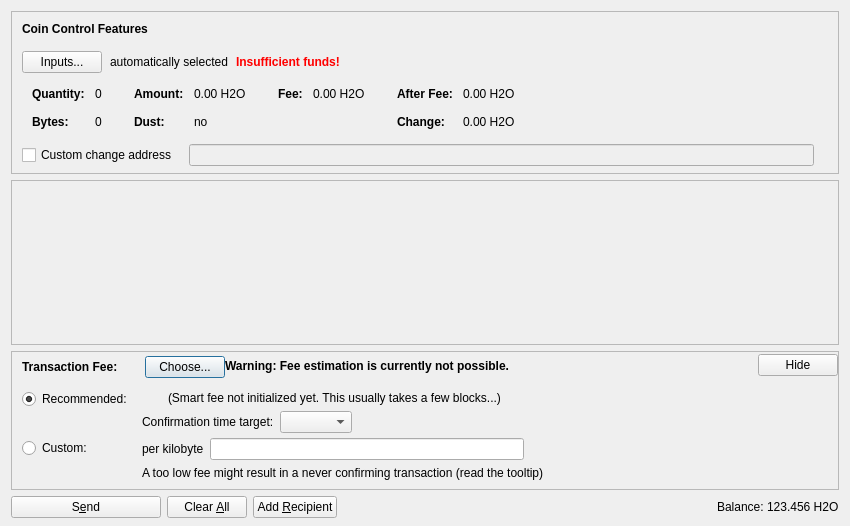
<?xml version="1.0" encoding="UTF-8"?>
<ui version="4.0">
 <class>SendCoinsDialog</class>
 <widget class="QDialog" name="SendCoinsDialog">
  <property name="geometry">
   <rect>
    <x>0</x>
    <y>0</y>
    <width>850</width>
    <height>526</height>
   </rect>
  </property>
  <property name="windowTitle">
   <string>Send Coins</string>
  </property>
  <layout class="QVBoxLayout" name="verticalLayout" stretch="0,1,0,0">
   <property name="bottomMargin">
    <number>8</number>
   </property>
   <item>
    <widget class="QFrame" name="frameCoinControl">
     <property name="sizePolicy">
      <sizepolicy hsizetype="Expanding" vsizetype="Expanding">
       <horstretch>0</horstretch>
       <verstretch>0</verstretch>
      </sizepolicy>
     </property>
     <property name="maximumSize">
      <size>
       <width>16777215</width>
       <height>16777215</height>
      </size>
     </property>
     <property name="frameShape">
      <enum>QFrame::StyledPanel</enum>
     </property>
     <property name="frameShadow">
      <enum>QFrame::Sunken</enum>
     </property>
     <layout class="QVBoxLayout" name="verticalLayoutCoinControl2">
      <property name="spacing">
       <number>0</number>
      </property>
      <property name="leftMargin">
       <number>0</number>
      </property>
      <property name="topMargin">
       <number>0</number>
      </property>
      <property name="rightMargin">
       <number>0</number>
      </property>
      <property name="bottomMargin">
       <number>6</number>
      </property>
      <item>
       <layout class="QVBoxLayout" name="verticalLayoutCoinControl" stretch="0,0,0,0,1">
        <property name="spacing">
         <number>0</number>
        </property>
        <property name="leftMargin">
         <number>10</number>
        </property>
        <property name="topMargin">
         <number>10</number>
        </property>
        <item>
         <layout class="QHBoxLayout" name="horizontalLayoutCoinControl1">
          <property name="bottomMargin">
           <number>15</number>
          </property>
          <item>
           <widget class="QLabel" name="labelCoinControlFeatures">
            <property name="sizePolicy">
             <sizepolicy hsizetype="Preferred" vsizetype="Maximum">
              <horstretch>0</horstretch>
              <verstretch>0</verstretch>
             </sizepolicy>
            </property>
            <property name="font">
             <font>
              <weight>75</weight>
              <bold>true</bold>
             </font>
            </property>
            <property name="styleSheet">
             <string notr="true">font-weight:bold;</string>
            </property>
            <property name="text">
             <string>Coin Control Features</string>
            </property>
           </widget>
          </item>
         </layout>
        </item>
        <item>
         <layout class="QHBoxLayout" name="horizontalLayoutCoinControl2" stretch="0,0,0,0">
          <property name="spacing">
           <number>8</number>
          </property>
          <property name="bottomMargin">
           <number>10</number>
          </property>
          <item>
           <widget class="QPushButton" name="pushButtonCoinControl">
            <property name="styleSheet">
             <string notr="true"/>
            </property>
            <property name="text">
             <string>Inputs...</string>
            </property>
            <property name="autoDefault">
             <bool>false</bool>
            </property>
           </widget>
          </item>
          <item>
           <widget class="QLabel" name="labelCoinControlAutomaticallySelected">
            <property name="text">
             <string>automatically selected</string>
            </property>
            <property name="margin">
             <number>5</number>
            </property>
           </widget>
          </item>
          <item>
           <widget class="QLabel" name="labelCoinControlInsuffFunds">
            <property name="font">
             <font>
              <weight>75</weight>
              <bold>true</bold>
             </font>
            </property>
            <property name="styleSheet">
             <string notr="true">color:red;font-weight:bold;</string>
            </property>
            <property name="text">
             <string>Insufficient funds!</string>
            </property>
            <property name="margin">
             <number>5</number>
            </property>
           </widget>
          </item>
          <item>
           <spacer name="horizontalSpacerCoinControl">
            <property name="orientation">
             <enum>Qt::Horizontal</enum>
            </property>
            <property name="sizeHint" stdset="0">
             <size>
              <width>40</width>
              <height>1</height>
             </size>
            </property>
           </spacer>
          </item>
         </layout>
        </item>
        <item>
         <widget class="QWidget" name="widgetCoinControl" native="true">
          <property name="sizePolicy">
           <sizepolicy hsizetype="Preferred" vsizetype="Preferred">
            <horstretch>0</horstretch>
            <verstretch>0</verstretch>
           </sizepolicy>
          </property>
          <property name="minimumSize">
           <size>
            <width>0</width>
            <height>0</height>
           </size>
          </property>
          <property name="styleSheet">
           <string notr="true"/>
          </property>
          <layout class="QHBoxLayout" name="horizontalLayoutCoinControl5">
           <property name="leftMargin">
            <number>0</number>
           </property>
           <property name="topMargin">
            <number>0</number>
           </property>
           <property name="rightMargin">
            <number>0</number>
           </property>
           <property name="bottomMargin">
            <number>0</number>
           </property>
           <item>
            <layout class="QHBoxLayout" name="horizontalLayoutCoinControl3" stretch="0,0,0,1">
             <property name="spacing">
              <number>20</number>
             </property>
             <property name="topMargin">
              <number>0</number>
             </property>
             <property name="bottomMargin">
              <number>10</number>
             </property>
             <item>
              <layout class="QFormLayout" name="formLayoutCoinControl1">
               <property name="horizontalSpacing">
                <number>10</number>
               </property>
               <property name="verticalSpacing">
                <number>14</number>
               </property>
               <property name="leftMargin">
                <number>10</number>
               </property>
               <property name="topMargin">
                <number>4</number>
               </property>
               <property name="rightMargin">
                <number>6</number>
               </property>
               <item row="0" column="0">
                <widget class="QLabel" name="labelCoinControlQuantityText">
                 <property name="font">
                  <font>
                   <weight>75</weight>
                   <bold>true</bold>
                  </font>
                 </property>
                 <property name="text">
                  <string>Quantity:</string>
                 </property>
                 <property name="margin">
                  <number>0</number>
                 </property>
                </widget>
               </item>
               <item row="0" column="1">
                <widget class="QLabel" name="labelCoinControlQuantity">
                 <property name="cursor">
                  <cursorShape>IBeamCursor</cursorShape>
                 </property>
                 <property name="contextMenuPolicy">
                  <enum>Qt::ActionsContextMenu</enum>
                 </property>
                 <property name="text">
                  <string notr="true">0</string>
                 </property>
                 <property name="margin">
                  <number>0</number>
                 </property>
                 <property name="textInteractionFlags">
                  <set>Qt::LinksAccessibleByMouse|Qt::TextSelectableByKeyboard|Qt::TextSelectableByMouse</set>
                 </property>
                </widget>
               </item>
               <item row="1" column="0">
                <widget class="QLabel" name="labelCoinControlBytesText">
                 <property name="font">
                  <font>
                   <weight>75</weight>
                   <bold>true</bold>
                  </font>
                 </property>
                 <property name="text">
                  <string>Bytes:</string>
                 </property>
                </widget>
               </item>
               <item row="1" column="1">
                <widget class="QLabel" name="labelCoinControlBytes">
                 <property name="cursor">
                  <cursorShape>IBeamCursor</cursorShape>
                 </property>
                 <property name="contextMenuPolicy">
                  <enum>Qt::ActionsContextMenu</enum>
                 </property>
                 <property name="text">
                  <string notr="true">0</string>
                 </property>
                 <property name="textInteractionFlags">
                  <set>Qt::LinksAccessibleByMouse|Qt::TextSelectableByKeyboard|Qt::TextSelectableByMouse</set>
                 </property>
                </widget>
               </item>
              </layout>
             </item>
             <item>
              <layout class="QFormLayout" name="formLayoutCoinControl2">
               <property name="horizontalSpacing">
                <number>10</number>
               </property>
               <property name="verticalSpacing">
                <number>14</number>
               </property>
               <property name="leftMargin">
                <number>6</number>
               </property>
               <property name="topMargin">
                <number>4</number>
               </property>
               <property name="rightMargin">
                <number>6</number>
               </property>
               <item row="0" column="0">
                <widget class="QLabel" name="labelCoinControlAmountText">
                 <property name="font">
                  <font>
                   <weight>75</weight>
                   <bold>true</bold>
                  </font>
                 </property>
                 <property name="text">
                  <string>Amount:</string>
                 </property>
                 <property name="margin">
                  <number>0</number>
                 </property>
                </widget>
               </item>
               <item row="0" column="1">
                <widget class="QLabel" name="labelCoinControlAmount">
                 <property name="cursor">
                  <cursorShape>IBeamCursor</cursorShape>
                 </property>
                 <property name="contextMenuPolicy">
                  <enum>Qt::ActionsContextMenu</enum>
                 </property>
                 <property name="text">
                  <string notr="true">0.00 H2O</string>
                 </property>
                 <property name="textInteractionFlags">
                  <set>Qt::LinksAccessibleByMouse|Qt::TextSelectableByKeyboard|Qt::TextSelectableByMouse</set>
                 </property>
                </widget>
               </item>
               <item row="1" column="0">
                <widget class="QLabel" name="labelCoinControlLowOutputText">
                 <property name="font">
                  <font>
                   <weight>75</weight>
                   <bold>true</bold>
                  </font>
                 </property>
                 <property name="text">
                  <string>Dust:</string>
                 </property>
                </widget>
               </item>
               <item row="1" column="1">
                <widget class="QLabel" name="labelCoinControlLowOutput">
                 <property name="cursor">
                  <cursorShape>IBeamCursor</cursorShape>
                 </property>
                 <property name="contextMenuPolicy">
                  <enum>Qt::ActionsContextMenu</enum>
                 </property>
                 <property name="text">
                  <string notr="true">no</string>
                 </property>
                 <property name="textInteractionFlags">
                  <set>Qt::LinksAccessibleByMouse|Qt::TextSelectableByKeyboard|Qt::TextSelectableByMouse</set>
                 </property>
                </widget>
               </item>
              </layout>
             </item>
             <item>
              <layout class="QFormLayout" name="formLayoutCoinControl3">
               <property name="horizontalSpacing">
                <number>10</number>
               </property>
               <property name="verticalSpacing">
                <number>14</number>
               </property>
               <property name="leftMargin">
                <number>6</number>
               </property>
               <property name="topMargin">
                <number>4</number>
               </property>
               <property name="rightMargin">
                <number>6</number>
               </property>
               <item row="0" column="0">
                <widget class="QLabel" name="labelCoinControlFeeText">
                 <property name="font">
                  <font>
                   <weight>75</weight>
                   <bold>true</bold>
                  </font>
                 </property>
                 <property name="text">
                  <string>Fee:</string>
                 </property>
                 <property name="margin">
                  <number>0</number>
                 </property>
                </widget>
               </item>
               <item row="0" column="1">
                <widget class="QLabel" name="labelCoinControlFee">
                 <property name="cursor">
                  <cursorShape>IBeamCursor</cursorShape>
                 </property>
                 <property name="contextMenuPolicy">
                  <enum>Qt::ActionsContextMenu</enum>
                 </property>
                 <property name="text">
                  <string notr="true">0.00 H2O</string>
                 </property>
                 <property name="textInteractionFlags">
                  <set>Qt::LinksAccessibleByMouse|Qt::TextSelectableByKeyboard|Qt::TextSelectableByMouse</set>
                 </property>
                </widget>
               </item>
              </layout>
             </item>
             <item>
              <layout class="QFormLayout" name="formLayoutCoinControl4">
               <property name="horizontalSpacing">
                <number>10</number>
               </property>
               <property name="verticalSpacing">
                <number>14</number>
               </property>
               <property name="leftMargin">
                <number>6</number>
               </property>
               <property name="topMargin">
                <number>4</number>
               </property>
               <property name="rightMargin">
                <number>6</number>
               </property>
               <item row="0" column="0">
                <widget class="QLabel" name="labelCoinControlAfterFeeText">
                 <property name="font">
                  <font>
                   <weight>75</weight>
                   <bold>true</bold>
                  </font>
                 </property>
                 <property name="text">
                  <string>After Fee:</string>
                 </property>
                 <property name="margin">
                  <number>0</number>
                 </property>
                </widget>
               </item>
               <item row="0" column="1">
                <widget class="QLabel" name="labelCoinControlAfterFee">
                 <property name="cursor">
                  <cursorShape>IBeamCursor</cursorShape>
                 </property>
                 <property name="contextMenuPolicy">
                  <enum>Qt::ActionsContextMenu</enum>
                 </property>
                 <property name="text">
                  <string notr="true">0.00 H2O</string>
                 </property>
                 <property name="textInteractionFlags">
                  <set>Qt::LinksAccessibleByMouse|Qt::TextSelectableByKeyboard|Qt::TextSelectableByMouse</set>
                 </property>
                </widget>
               </item>
               <item row="1" column="0">
                <widget class="QLabel" name="labelCoinControlChangeText">
                 <property name="font">
                  <font>
                   <weight>75</weight>
                   <bold>true</bold>
                  </font>
                 </property>
                 <property name="text">
                  <string>Change:</string>
                 </property>
                </widget>
               </item>
               <item row="1" column="1">
                <widget class="QLabel" name="labelCoinControlChange">
                 <property name="cursor">
                  <cursorShape>IBeamCursor</cursorShape>
                 </property>
                 <property name="contextMenuPolicy">
                  <enum>Qt::ActionsContextMenu</enum>
                 </property>
                 <property name="text">
                  <string notr="true">0.00 H2O</string>
                 </property>
                 <property name="textInteractionFlags">
                  <set>Qt::LinksAccessibleByMouse|Qt::TextSelectableByKeyboard|Qt::TextSelectableByMouse</set>
                 </property>
                </widget>
               </item>
              </layout>
             </item>
            </layout>
           </item>
          </layout>
         </widget>
        </item>
        <item>
         <layout class="QHBoxLayout" name="horizontalLayoutCoinControl4" stretch="0,0,0">
          <property name="spacing">
           <number>12</number>
          </property>
          <property name="sizeConstraint">
           <enum>QLayout::SetDefaultConstraint</enum>
          </property>
          <property name="topMargin">
           <number>5</number>
          </property>
          <property name="rightMargin">
           <number>5</number>
          </property>
          <item>
           <widget class="QCheckBox" name="checkBoxCoinControlChange">
            <property name="toolTip">
             <string>If this is activated, but the change address is empty or invalid, change will be sent to a newly generated address.</string>
            </property>
            <property name="text">
             <string>Custom change address</string>
            </property>
           </widget>
          </item>
          <item>
           <widget class="QValidatedLineEdit" name="lineEditCoinControlChange">
            <property name="enabled">
             <bool>false</bool>
            </property>
            <property name="sizePolicy">
             <sizepolicy hsizetype="Expanding" vsizetype="Fixed">
              <horstretch>0</horstretch>
              <verstretch>0</verstretch>
             </sizepolicy>
            </property>
           </widget>
          </item>
          <item>
           <widget class="QLabel" name="labelCoinControlChangeLabel">
            <property name="sizePolicy">
             <sizepolicy hsizetype="Preferred" vsizetype="Expanding">
              <horstretch>0</horstretch>
              <verstretch>0</verstretch>
             </sizepolicy>
            </property>
            <property name="minimumSize">
             <size>
              <width>0</width>
              <height>0</height>
             </size>
            </property>
            <property name="text">
             <string/>
            </property>
            <property name="margin">
             <number>3</number>
            </property>
           </widget>
          </item>
         </layout>
        </item>
        <item>
         <spacer name="verticalSpacerCoinControl">
          <property name="orientation">
           <enum>Qt::Vertical</enum>
          </property>
          <property name="sizeHint" stdset="0">
           <size>
            <width>800</width>
            <height>1</height>
           </size>
          </property>
         </spacer>
        </item>
       </layout>
      </item>
     </layout>
    </widget>
   </item>
   <item>
    <widget class="QScrollArea" name="scrollArea">
     <property name="widgetResizable">
      <bool>true</bool>
     </property>
     <widget class="QWidget" name="scrollAreaWidgetContents">
      <property name="geometry">
       <rect>
        <x>0</x>
        <y>0</y>
        <width>830</width>
        <height>104</height>
       </rect>
      </property>
      <layout class="QVBoxLayout" name="verticalLayout_2" stretch="0,1">
       <property name="leftMargin">
        <number>0</number>
       </property>
       <property name="topMargin">
        <number>0</number>
       </property>
       <property name="rightMargin">
        <number>0</number>
       </property>
       <property name="bottomMargin">
        <number>0</number>
       </property>
       <item>
        <layout class="QVBoxLayout" name="entries">
         <property name="spacing">
          <number>6</number>
         </property>
        </layout>
       </item>
       <item>
        <spacer name="verticalSpacer">
         <property name="orientation">
          <enum>Qt::Vertical</enum>
         </property>
         <property name="sizeHint" stdset="0">
          <size>
           <width>20</width>
           <height>40</height>
          </size>
         </property>
        </spacer>
       </item>
      </layout>
     </widget>
    </widget>
   </item>
   <item>
    <widget class="QFrame" name="frameFee">
     <property name="sizePolicy">
      <sizepolicy hsizetype="Expanding" vsizetype="Expanding">
       <horstretch>0</horstretch>
       <verstretch>0</verstretch>
      </sizepolicy>
     </property>
     <property name="maximumSize">
      <size>
       <width>16777215</width>
       <height>16777215</height>
      </size>
     </property>
     <property name="frameShape">
      <enum>QFrame::StyledPanel</enum>
     </property>
     <property name="frameShadow">
      <enum>QFrame::Sunken</enum>
     </property>
     <layout class="QVBoxLayout" name="verticalLayoutFee1">
      <property name="spacing">
       <number>0</number>
      </property>
      <property name="leftMargin">
       <number>0</number>
      </property>
      <property name="topMargin">
       <number>0</number>
      </property>
      <property name="rightMargin">
       <number>0</number>
      </property>
      <property name="bottomMargin">
       <number>0</number>
      </property>
      <item>
       <layout class="QVBoxLayout" name="verticalLayoutFee2" stretch="0,0,0">
        <property name="spacing">
         <number>0</number>
        </property>
        <property name="leftMargin">
         <number>10</number>
        </property>
        <property name="topMargin">
         <number>0</number>
        </property>
        <item>
         <layout class="QHBoxLayout" name="horizontalLayoutFee1">
          <property name="bottomMargin">
           <number>0</number>
          </property>
          <item>
           <layout class="QVBoxLayout" name="verticalLayoutFee7">
            <property name="spacing">
             <number>0</number>
            </property>
            <item>
             <spacer name="verticalSpacerSmartFee">
              <property name="orientation">
               <enum>Qt::Vertical</enum>
              </property>
              <property name="sizeType">
               <enum>QSizePolicy::Fixed</enum>
              </property>
              <property name="sizeHint" stdset="0">
               <size>
                <width>1</width>
                <height>4</height>
               </size>
              </property>
             </spacer>
            </item>
            <item>
             <layout class="QHBoxLayout" name="horizontalLayoutSmartFee">
              <property name="spacing">
               <number>10</number>
              </property>
              <item>
               <widget class="QLabel" name="labelFeeHeadline">
                <property name="sizePolicy">
                 <sizepolicy hsizetype="Preferred" vsizetype="Maximum">
                  <horstretch>0</horstretch>
                  <verstretch>0</verstretch>
                 </sizepolicy>
                </property>
                <property name="font">
                 <font>
                  <weight>75</weight>
                  <bold>true</bold>
                 </font>
                </property>
                <property name="styleSheet">
                 <string notr="true">font-weight:bold;</string>
                </property>
                <property name="text">
                 <string>Transaction Fee:</string>
                </property>
               </widget>
              </item>
              <item>
               <widget class="QLabel" name="labelFeeMinimized">
                <property name="text">
                 <string/>
                </property>
               </widget>
              </item>
              <item>
               <widget class="QPushButton" name="buttonChooseFee">
                <property name="text">
                 <string>Choose...</string>
                </property>
               </widget>
              </item>
             </layout>
            </item>
            <item>
             <spacer name="verticalSpacer_5">
              <property name="orientation">
               <enum>Qt::Vertical</enum>
              </property>
              <property name="sizeHint" stdset="0">
               <size>
                <width>1</width>
                <height>1</height>
               </size>
              </property>
             </spacer>
            </item>
           </layout>
          </item>
          <item>
           <widget class="QLabel" name="fallbackFeeWarningLabel">
            <property name="toolTip">
             <string>Using the fallbackfee can result in sending a transaction that will take several hours or days (or never) to confirm. Consider choosing your fee manually or wait until you have validated the complete chain.</string>
            </property>
            <property name="font">
            <font>
                <weight>75</weight>
                <bold>true</bold>
            </font>
            </property>
            <property name="text">
             <string>Warning: Fee estimation is currently not possible.</string>
            </property>
            <property name="wordWrap">
             <bool>false</bool>
            </property>
           </widget>
          </item>
          <item>
           <spacer name="horizontalSpacer_4">
            <property name="orientation">
             <enum>Qt::Horizontal</enum>
            </property>
            <property name="sizeType">
             <enum>QSizePolicy::MinimumExpanding</enum>
            </property>
            <property name="sizeHint" stdset="0">
             <size>
              <width>40</width>
              <height>20</height>
             </size>
            </property>
           </spacer>
          </item>
          <item>
           <widget class="QPushButton" name="buttonMinimizeFee">
            <property name="toolTip">
             <string>collapse fee-settings</string>
            </property>
            <property name="text">
             <string>Hide</string>
            </property>
           </widget>
          </item>
         </layout>
        </item>
        <item>
         <widget class="QFrame" name="frameFeeSelection">
          <layout class="QVBoxLayout" name="verticalLayoutFee12">
           <property name="spacing">
            <number>0</number>
           </property>
           <property name="leftMargin">
            <number>0</number>
           </property>
           <property name="topMargin">
            <number>0</number>
           </property>
           <property name="rightMargin">
            <number>0</number>
           </property>
           <property name="bottomMargin">
            <number>0</number>
           </property>
           <item>
            <layout class="QGridLayout" name="gridLayoutFee">
             <property name="topMargin">
              <number>10</number>
             </property>
             <property name="bottomMargin">
              <number>4</number>
             </property>
             <property name="horizontalSpacing">
              <number>10</number>
             </property>
             <property name="verticalSpacing">
              <number>4</number>
             </property>
             <item row="1" column="1">
              <layout class="QVBoxLayout" name="verticalLayoutFee8">
               <property name="spacing">
                <number>6</number>
               </property>
               <item>
                <layout class="QHBoxLayout" name="horizontalLayoutFee13">
                 <item>
                  <widget class="QLabel" name="labelCustomPerKilobyte">
                   <property name="toolTip">
                    <string>Specify a custom fee per kB (1,000 bytes) of the transaction's virtual size.

Note:  Since the fee is calculated on a per-byte basis, a fee of "100 satoshis per kB" for a transaction size of 500 bytes (half of 1 kB) would ultimately yield a fee of only 50 satoshis.</string>
                   </property>
                   <property name="text">
                    <string>per kilobyte</string>
                   </property>
                  </widget>
                 </item>
                 <item>
                  <widget class="BitcoinAmountField" name="customFee"/>
                 </item>
                 <item>
                  <spacer name="horizontalSpacer_6">
                   <property name="orientation">
                    <enum>Qt::Horizontal</enum>
                   </property>
                   <property name="sizeHint" stdset="0">
                    <size>
                     <width>1</width>
                     <height>1</height>
                    </size>
                   </property>
                  </spacer>
                 </item>
                </layout>
               </item>
               <item>
                <layout class="QHBoxLayout" name="horizontalLayoutFee8">
                 <item>
                  <widget class="QLabel" name="labelCustomFeeWarning">
                   <property name="enabled">
                    <bool>true</bool>
                   </property>
                   <property name="toolTip">
                    <string>When there is less transaction volume than space in the blocks, miners as well as relaying nodes may enforce a minimum fee. Paying only this minimum fee is just fine, but be aware that this can result in a never confirming transaction once there is more demand for watcoin transactions than the network can process.</string>
                   </property>
                   <property name="text">
                    <string>A too low fee might result in a never confirming transaction (read the tooltip)</string>
                   </property>
                  </widget>
                 </item>
                 <item>
                  <spacer name="horizontalSpacer_2">
                   <property name="orientation">
                    <enum>Qt::Horizontal</enum>
                   </property>
                   <property name="sizeHint" stdset="0">
                    <size>
                     <width>1</width>
                     <height>1</height>
                    </size>
                   </property>
                  </spacer>
                 </item>
                </layout>
               </item>
              </layout>
             </item>
             <item row="0" column="0">
              <layout class="QVBoxLayout" name="verticalLayoutFee4" stretch="0,1">
               <item>
                <widget class="QRadioButton" name="radioSmartFee">
                 <property name="text">
                  <string>Recommended:</string>
                 </property>
                 <property name="checked">
                  <bool>true</bool>
                 </property>
                 <attribute name="buttonGroup">
                  <string notr="true">groupFee</string>
                 </attribute>
                </widget>
               </item>
               <item>
                <spacer name="verticalSpacer_2">
                 <property name="orientation">
                  <enum>Qt::Vertical</enum>
                 </property>
                 <property name="sizeHint" stdset="0">
                  <size>
                   <width>1</width>
                   <height>1</height>
                  </size>
                 </property>
                </spacer>
               </item>
              </layout>
             </item>
             <item row="1" column="0">
              <layout class="QVBoxLayout" name="verticalLayoutFee9" stretch="0,1">
               <item>
                <widget class="QRadioButton" name="radioCustomFee">
                 <property name="text">
                  <string>Custom:</string>
                 </property>
                 <attribute name="buttonGroup">
                  <string notr="true">groupFee</string>
                 </attribute>
                </widget>
               </item>
               <item>
                <spacer name="verticalSpacer_6">
                 <property name="orientation">
                  <enum>Qt::Vertical</enum>
                 </property>
                 <property name="sizeHint" stdset="0">
                  <size>
                   <width>1</width>
                   <height>1</height>
                  </size>
                 </property>
                </spacer>
               </item>
              </layout>
             </item>
             <item row="0" column="1">
              <layout class="QVBoxLayout" name="verticalLayoutFee3" stretch="0,0,1">
               <property name="spacing">
                <number>6</number>
               </property>
               <property name="topMargin">
                <number>2</number>
               </property>
               <item>
                <layout class="QHBoxLayout" name="horizontalLayoutFee12">
                 <item>
                  <widget class="QLabel" name="labelSmartFee">
                   <property name="text">
                    <string/>
                   </property>
                  </widget>
                 </item>
                 <item>
                  <widget class="QLabel" name="labelFeeEstimation">
                   <property name="text">
                    <string/>
                   </property>
                  </widget>
                 </item>
                 <item>
                  <widget class="QLabel" name="labelSmartFee2">
                   <property name="text">
                    <string>(Smart fee not initialized yet. This usually takes a few blocks...)</string>
                   </property>
                  </widget>
                 </item>
                 <item>
                  <spacer name="horizontalSpacer_5">
                   <property name="orientation">
                    <enum>Qt::Horizontal</enum>
                   </property>
                   <property name="sizeHint" stdset="0">
                    <size>
                     <width>1</width>
                     <height>1</height>
                    </size>
                   </property>
                  </spacer>
                 </item>
                </layout>
               </item>
               <item>
                <layout class="QHBoxLayout" name="horizontalLayoutFee9">
                 <item>
                  <layout class="QVBoxLayout" name="verticalLayoutFee6">
                   <item>
                    <widget class="QLabel" name="labelSmartFee3">
                     <property name="text">
                      <string>Confirmation time target:</string>
                     </property>
                    </widget>
                   </item>
                  </layout>
                 </item>
                 <item>
                  <layout class="QVBoxLayout" name="verticalLayoutFee5">
                   <property name="rightMargin">
                    <number>30</number>
                   </property>
                   <item>
                    <layout class="QHBoxLayout" name="horizontalLayoutConfTarget">
                     <property name="bottomMargin">
                      <number>0</number>
                     </property>
                     <item>
                      <widget class="QComboBox" name="confTargetSelector"/>
                     </item>
                     <item>
                      <spacer name="horizontalSpacerConfTarget">
                       <property name="orientation">
                        <enum>Qt::Horizontal</enum>
                       </property>
                       <property name="sizeHint" stdset="0">
                        <size>
                         <width>40</width>
                         <height>20</height>
                        </size>
                       </property>
                      </spacer>
                     </item>
                    </layout>
                   </item>
                  </layout>
                 </item>
                </layout>
               </item>
               <item>
                <spacer name="verticalSpacer_4">
                 <property name="orientation">
                  <enum>Qt::Vertical</enum>
                 </property>
                 <property name="sizeHint" stdset="0">
                  <size>
                   <width>1</width>
                   <height>1</height>
                  </size>
                 </property>
                </spacer>
               </item>
              </layout>
             </item>
            </layout>
           </item>
          </layout>
         </widget>
        </item>
        <item>
         <spacer name="verticalSpacerFee">
          <property name="orientation">
           <enum>Qt::Vertical</enum>
          </property>
          <property name="sizeHint" stdset="0">
           <size>
            <width>40</width>
            <height>5</height>
           </size>
          </property>
         </spacer>
        </item>
       </layout>
      </item>
     </layout>
    </widget>
   </item>
   <item>
    <layout class="QHBoxLayout" name="horizontalLayout">
     <item>
      <widget class="QPushButton" name="sendButton">
       <property name="minimumSize">
        <size>
         <width>150</width>
         <height>0</height>
        </size>
       </property>
       <property name="toolTip">
        <string>Confirm the send action</string>
       </property>
       <property name="text">
        <string>S&amp;end</string>
       </property>
       <property name="icon">
        <iconset resource="../bitcoin.qrc">
         <normaloff>:/icons/send</normaloff>:/icons/send</iconset>
       </property>
       <property name="autoDefault">
        <bool>false</bool>
       </property>
       <property name="default">
        <bool>false</bool>
       </property>
      </widget>
     </item>
     <item>
      <widget class="QPushButton" name="clearButton">
       <property name="sizePolicy">
        <sizepolicy hsizetype="Minimum" vsizetype="Fixed">
         <horstretch>0</horstretch>
         <verstretch>0</verstretch>
        </sizepolicy>
       </property>
       <property name="toolTip">
        <string>Clear all fields of the form.</string>
       </property>
       <property name="text">
        <string>Clear &amp;All</string>
       </property>
       <property name="icon">
        <iconset resource="../bitcoin.qrc">
         <normaloff>:/icons/remove</normaloff>:/icons/remove</iconset>
       </property>
       <property name="autoDefault">
        <bool>false</bool>
       </property>
      </widget>
     </item>
     <item>
      <widget class="QPushButton" name="addButton">
       <property name="toolTip">
        <string>Send to multiple recipients at once</string>
       </property>
       <property name="text">
        <string>Add &amp;Recipient</string>
       </property>
       <property name="icon">
        <iconset resource="../bitcoin.qrc">
         <normaloff>:/icons/add</normaloff>:/icons/add</iconset>
       </property>
       <property name="autoDefault">
        <bool>false</bool>
       </property>
      </widget>
     </item>
     <item>
      <spacer name="horizontalSpacer">
       <property name="orientation">
        <enum>Qt::Horizontal</enum>
       </property>
       <property name="sizeHint" stdset="0">
        <size>
         <width>40</width>
         <height>20</height>
        </size>
       </property>
      </spacer>
     </item>
     <item>
      <layout class="QHBoxLayout" name="horizontalLayout_2">
       <property name="spacing">
        <number>3</number>
       </property>
       <item>
        <widget class="QLabel" name="label">
         <property name="sizePolicy">
          <sizepolicy hsizetype="Preferred" vsizetype="Fixed">
           <horstretch>0</horstretch>
           <verstretch>0</verstretch>
          </sizepolicy>
         </property>
         <property name="text">
          <string>Balance:</string>
         </property>
        </widget>
       </item>
       <item>
        <widget class="QLabel" name="labelBalance">
         <property name="sizePolicy">
          <sizepolicy hsizetype="Preferred" vsizetype="Fixed">
           <horstretch>0</horstretch>
           <verstretch>0</verstretch>
          </sizepolicy>
         </property>
         <property name="cursor">
          <cursorShape>IBeamCursor</cursorShape>
         </property>
         <property name="text">
          <string notr="true">123.456 H2O</string>
         </property>
         <property name="textInteractionFlags">
          <set>Qt::LinksAccessibleByMouse|Qt::TextSelectableByKeyboard|Qt::TextSelectableByMouse</set>
         </property>
        </widget>
       </item>
      </layout>
     </item>
    </layout>
   </item>
  </layout>
 </widget>
 <customwidgets>
  <customwidget>
   <class>QValidatedLineEdit</class>
   <extends>QLineEdit</extends>
   <header>qt/qvalidatedlineedit.h</header>
  </customwidget>
  <customwidget>
   <class>BitcoinAmountField</class>
   <extends>QLineEdit</extends>
   <header>qt/bitcoinamountfield.h</header>
   <container>1</container>
  </customwidget>
 </customwidgets>
 <resources>
  <include location="../bitcoin.qrc"/>
 </resources>
 <connections/>
 <buttongroups>
  <buttongroup name="groupFee"/>
 </buttongroups>
</ui>
